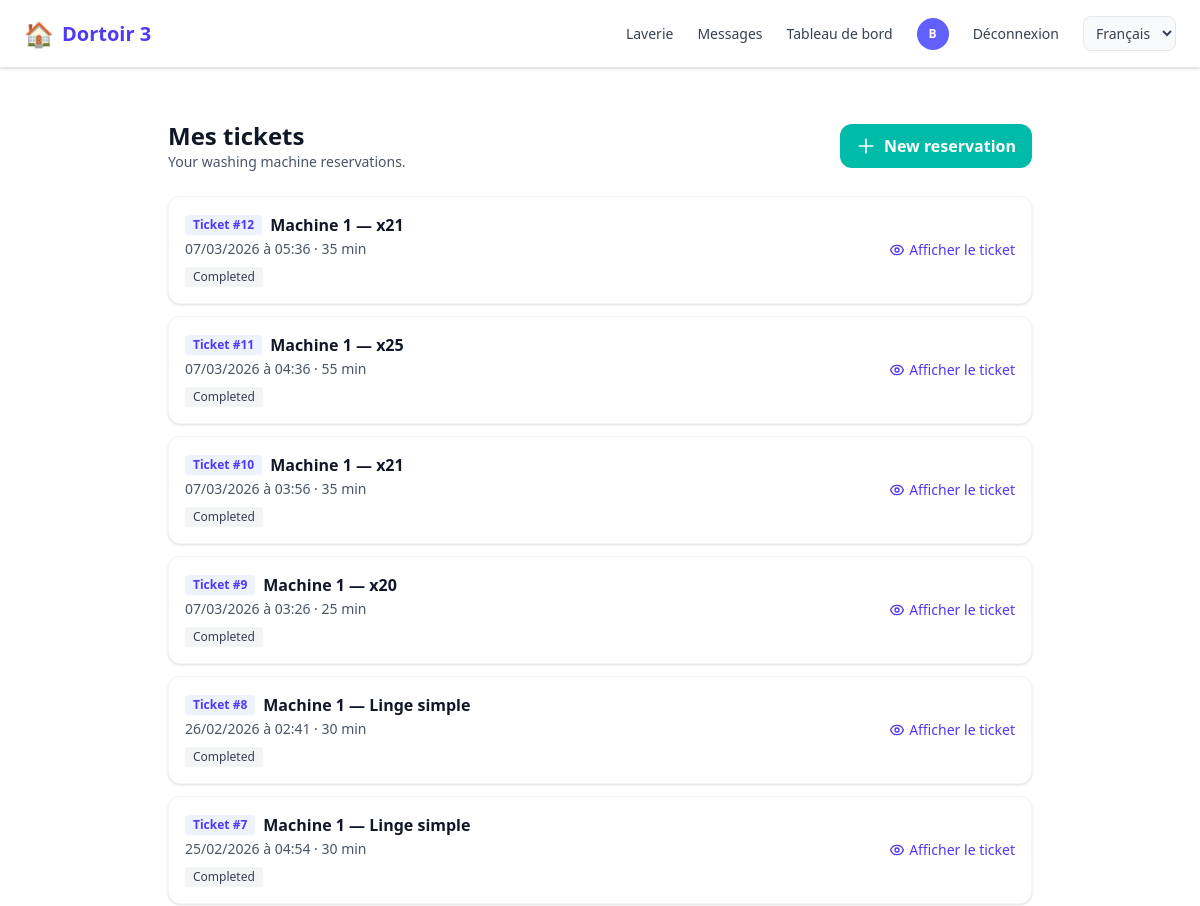
The app's page /laverie/mes-tickets/ (signed in, upper part), older data.
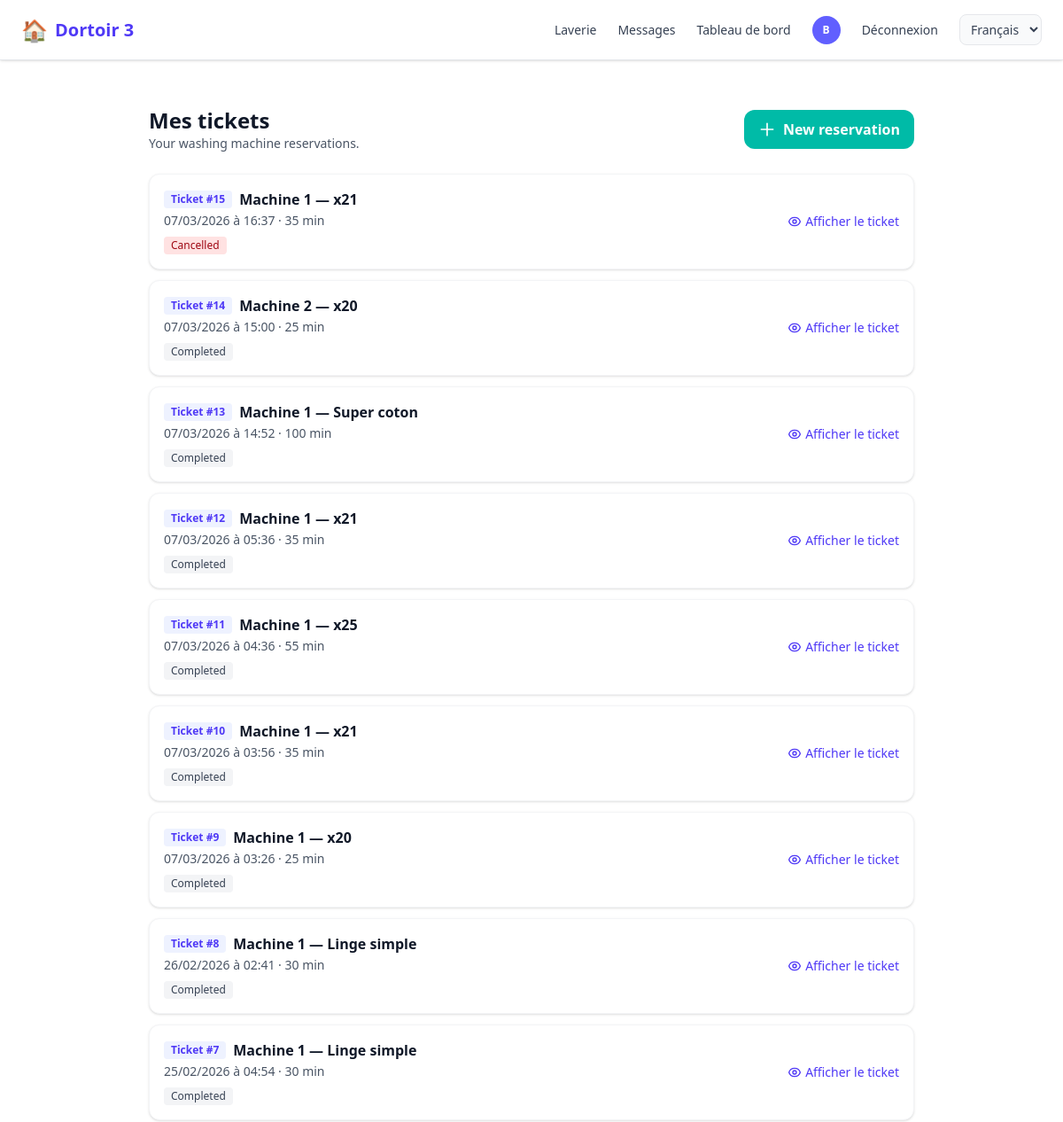
The same page, newer data.
### laverie/models.py (models this page shows, shortened)
class Reservation(models.Model):
    STATUT_CHOICES = [
        ('reserve', _('Reserved')),
        ('en_cours', _('In progress')),
        ('termine', _('Completed')),
        ('annule', _('Cancelled')),
    ]
    utilisateur = models.ForeignKey(
        settings.AUTH_USER_MODEL,
        on_delete=models.CASCADE,
        related_name='reservations_laverie'
    )
    machine = models.ForeignKey(Machine, on_delete=models.CASCADE, related_name='reservations')
    fonction = models.ForeignKey(
        FonctionMachine,
        on_delete=models.CASCADE,
        related_name='reservations',
        null=True,
        blank=True
    )
    debut = models.DateTimeField()
    fin = models.DateTimeField()
    statut = models.CharField(max_length=20, choices=STATUT_CHOICES, default='reserve')
    date_creation = models.DateTimeField(auto_now_add=True)
    numero = models.PositiveIntegerField(
        unique=True,
        null=True,
        blank=True,
        help_text="Numéro de ticket (séquentiel, affiché à l'utilisateur)",
    )
    class Meta:
        ordering = ['-debut']
    def duree_minutes(self):
        if self.fonction:
            return self.fonction.duree_minutes
        if self.debut and self.fin:
            delta = self.fin - self.debut
            return int(delta.total_seconds() / 60)
        return 0
    @classmethod
    def marquer_tickets_termines(cls):
        from django.utils import timezone
        now = timezone.now()
        return cls.objects.filter(
            statut__in=('reserve', 'en_cours'),
            fin__lt=now,
        ).update(statut='termine')
    @classmethod
    def marquer_tickets_en_cours(cls):
        from django.utils import timezone
        now = timezone.now()
        return cls.objects.filter(
            statut='reserve',
            debut__lte=now,
            fin__gte=now,
        ).update(statut='en_cours')

class Machine(models.Model):
    nom = models.CharField(max_length=100, help_text="Ex: Machine 1, Lave-linge A")
    ordre = models.PositiveSmallIntegerField(default=0, help_text="Ordre d'affichage")
    active = models.BooleanField(default=True)
    date_creation = models.DateTimeField(auto_now_add=True)
    class Meta:
        ordering = ['ordre', 'nom']

class FonctionMachine(models.Model):
    machine = models.ForeignKey(Machine, on_delete=models.CASCADE, related_name='fonctions')
    nom = models.CharField(max_length=80, help_text="Ex: Coton, Jeans, Délicat")
    duree_minutes = models.PositiveIntegerField(help_text="Durée du cycle en minutes")
    ordre = models.PositiveSmallIntegerField(default=0)
    active = models.BooleanField(default=True)
    class Meta:
        ordering = ['machine', 'ordre', 'nom']
        unique_together = [['machine', 'nom']]

### laverie/views.py (the view)
# urls.py: path('mes-tickets/', views.mes_tickets, name='mes_tickets'),
@login_required
def mes_tickets(request):
    Reservation.marquer_tickets_termines()
    Reservation.marquer_tickets_en_cours()
    reservations = Reservation.objects.filter(utilisateur=request.user).select_related(
        'machine', 'fonction'
    ).order_by('-debut')
    return render(request, 'laverie/mes_tickets.html', {'reservations': reservations})

### comptes/context_processors.py (called while the page is built)
def notifications_context(request):
    context = {
        'pending_orders_count': 0,
        'packaged_orders_count': 0,
        'unread_messages_count': 0,
    }
    if request.user.is_authenticated:
        from chat.models import Message, Conversation
        conversations = Conversation.objects.filter(
            Q(participant1=request.user) | Q(participant2=request.user)
        )
        context['unread_messages_count'] = Message.objects.filter(
            Q(conversation__in=conversations) & ~Q(sender=request.user),
            lu=False
        ).count()
    return context

### templates/laverie/mes_tickets.html (shortened to what this page needs)
{% extends 'home.html' %}
{% load static %}
{% load i18n %}
{% block contenu %}
<div class="max-w-4xl mx-auto py-4 sm:py-6 px-3 sm:px-4">
    <div class="flex flex-col sm:flex-row justify-between items-start sm:items-center gap-3 mb-6">
        <div>
            <h1 class="text-xl sm:text-2xl font-bold text-gray-900">{% trans "My tickets" %}</h1>
            <p class="text-gray-600 text-sm">{% trans "Your washing machine reservations." %}</p>
        </div>
        <a href="{% url 'laverie:reserver' %}" class="bg-teal-500 hover:bg-teal-600 text-white px-4 py-2.5 rounded-xl font-semibold transition inline-flex items-center gap-2">
            <svg class="w-5 h-5" fill="none" stroke="currentColor" viewBox="0 0 24 24"><path stroke-linecap="round" stroke-linejoin="round" stroke-width="2" d="M12 4v16m8-8H4"/></svg>
            {% trans "New reservation" %}
        </a>
    </div>
    {% if reservations %}
    <ul class="space-y-3">
        {% for r in reservations %}
        <li class="bg-white rounded-xl shadow border border-gray-100 p-4 flex flex-col sm:flex-row sm:items-center justify-between gap-3">
            <div class="flex-1">
                <div class="flex items-center gap-2 flex-wrap">
                    <span class="text-xs font-bold text-indigo-600 bg-indigo-50 px-2 py-0.5 rounded">{% trans "Ticket" %} #{{ r.numero|default:r.pk }}</span>
                    <span class="font-semibold text-gray-900">{{ r.machine.nom }} — {{ r.fonction.nom|default:"—" }}</span>
                </div>
                <div class="text-sm text-gray-600 mt-0.5">
                    {{ r.debut|date:"d/m/Y" }} {% trans "at" %} {{ r.debut|time:"H:i" }} · {{ r.duree_minutes }} {% trans "min" %}
                </div>
                <span class="inline-block mt-2 px-2 py-0.5 rounded text-xs font-medium
                    {% if r.statut == 'reserve' %}bg-amber-100 text-amber-800
                    {% elif r.statut == 'en_cours' %}bg-blue-100 text-blue-800
                    {% elif r.statut == 'termine' %}bg-gray-100 text-gray-700
                    {% else %}bg-red-100 text-red-800{% endif %}">
                    {{ r.get_statut_display }}
                </span>
            </div>
            <div class="flex items-center gap-2">
                <a href="{% url 'laverie:afficher_ticket' r.pk %}" class="inline-flex items-center gap-1 text-indigo-600 hover:text-indigo-700 text-sm font-medium" target="_blank" rel="noopener">
                    {% trans "Show ticket" %}
                </a>
            </div>
        </li>
        {% endfor %}
    </ul>
    {% else %}
    <div class="bg-gray-50 rounded-xl p-8 text-center text-gray-500">
        <p class="mb-4">{% trans "You have no reservations." %}</p>
        <a href="{% url 'laverie:reserver' %}" class="text-teal-600 font-medium hover:underline">{% trans "Book a slot" %}</a>
    </div>
    {% endif %}
</div>
{% endblock %}

Row changes from the older to the newer data that the page shows:
added Reservation: numero "15", machine.nom "Machine 1", fonction.nom "x21", debut "07/03/2026", debut "16:37", duree_minutes "35", statut "Cancelled"
added Reservation: numero "14", machine.nom "Machine 2", fonction.nom "x20", debut "07/03/2026", debut "15:00", duree_minutes "25", statut "Completed"
added Reservation: numero "13", machine.nom "Machine 1", fonction.nom "Super coton", debut "07/03/2026", debut "14:52", duree_minutes "100", statut "Completed"
